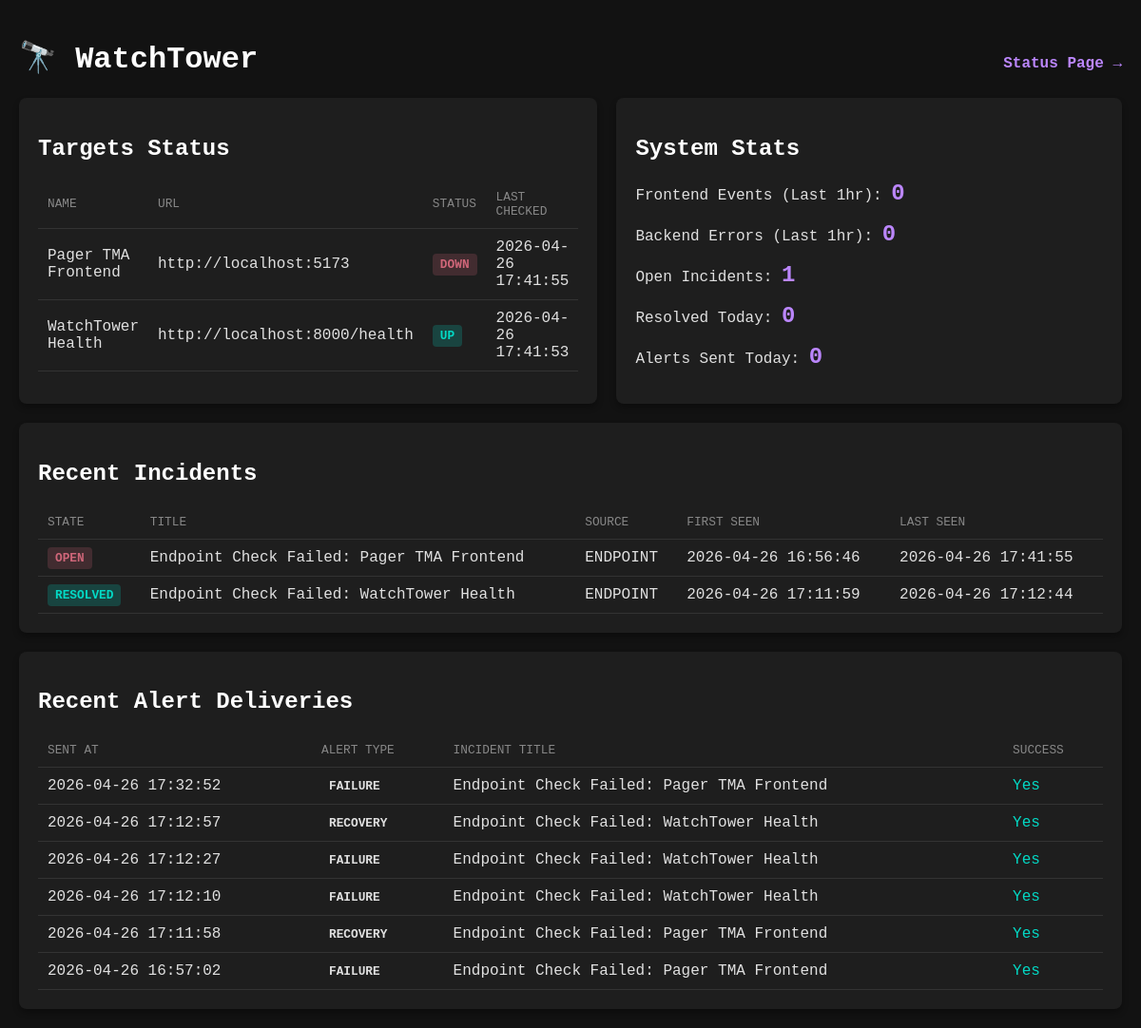
/dashboard, run on the app's committed database.
### watchtower/core/models.py (models this page shows)
class MonitorTarget(Base):
    __tablename__ = "monitor_targets"
    id = Column(Integer, primary_key=True, index=True)
    name = Column(String, nullable=False)
    url = Column(String, nullable=False)
    method = Column(String, default="GET")
    headers_json = Column(JSON, default=dict)
    expected_status = Column(Integer, default=200)
    timeout_s = Column(Integer, default=10)
    interval_s = Column(Integer, default=60)
    enabled = Column(Boolean, default=True)
    created_at = Column(DateTime(timezone=True), server_default=func.now())

class EndpointCheckResult(Base):
    __tablename__ = "endpoint_check_results"
    id = Column(Integer, primary_key=True, index=True)
    target_id = Column(Integer, ForeignKey("monitor_targets.id"), index=True)
    status = Column(String, nullable=False) # UP/DOWN
    http_code = Column(Integer, nullable=True)
    error_class = Column(String, nullable=True)
    response_ms = Column(Float, nullable=True)
    checked_at = Column(DateTime(timezone=True), server_default=func.now())

class Incident(Base):
    __tablename__ = "incidents"
    id = Column(Integer, primary_key=True, index=True)
    key = Column(String, unique=True, index=True, nullable=False) # unique fingerprint
    source_type = Column(String, nullable=False) # ENDPOINT, BACKEND, FRONTEND
    source_id = Column(String, nullable=True)
    title = Column(String, nullable=False)
    severity = Column(String, nullable=False)
    state = Column(String, nullable=False, default="OPEN")
    first_seen = Column(DateTime(timezone=True), server_default=func.now())
    last_seen = Column(DateTime(timezone=True), server_default=func.now(), onupdate=func.now())
    resolved_at = Column(DateTime(timezone=True), nullable=True)
    metadata_json = Column(JSON, default=dict)
    events = relationship("IncidentEvent", back_populates="incident", cascade="all, delete-orphan")
    deliveries = relationship("AlertDelivery", back_populates="incident", cascade="all, delete-orphan")

class AlertDelivery(Base):
    __tablename__ = "alert_deliveries"
    id = Column(Integer, primary_key=True, index=True)
    incident_id = Column(Integer, ForeignKey("incidents.id"), index=True)
    alert_type = Column(String, nullable=False) # FAILURE/RECOVERY
    recipient = Column(String, nullable=False)
    sent_at = Column(DateTime(timezone=True), server_default=func.now())
    success = Column(Boolean, default=False)
    error_msg = Column(Text, nullable=True)
    incident = relationship("Incident", back_populates="deliveries")

### watchtower/api/dashboard.py (the view)
@router.get("/dashboard", response_class=HTMLResponse)
async def dashboard(request: Request, db: Session = Depends(get_db)):
    targets = db.query(MonitorTarget).all()
    recent_incidents = db.query(Incident).order_by(Incident.last_seen.desc()).limit(20).all()
    recent_deliveries = db.query(AlertDelivery).order_by(AlertDelivery.sent_at.desc()).limit(10).all()
    one_hour_ago = datetime.now(timezone.utc) - timedelta(hours=1)
    today_start = datetime.now(timezone.utc).replace(hour=0, minute=0, second=0, microsecond=0)
    frontend_events_count = db.query(FrontendErrorEvent).filter(FrontendErrorEvent.received_at >= one_hour_ago).count()
    backend_events_count = db.query(BackendErrorEvent).filter(BackendErrorEvent.occurred_at >= one_hour_ago).count()
    open_incidents_count = db.query(Incident).filter(Incident.state == IncidentState.OPEN).count()
    resolved_today_count = db.query(Incident).filter(
        Incident.state == IncidentState.RESOLVED,
        Incident.resolved_at >= today_start
    ).count()
    alerts_sent_today = db.query(AlertDelivery).filter(AlertDelivery.sent_at >= today_start).count()
    last_checked_dict = {}
    target_status_dict = {}
    for target in targets:
        latest_check = db.query(EndpointCheckResult).filter(EndpointCheckResult.target_id == target.id).order_by(EndpointCheckResult.checked_at.desc()).first()
        if latest_check:
            last_checked_dict[target.id] = latest_check.checked_at
            target_status_dict[target.id] = latest_check.status
        else:
            last_checked_dict[target.id] = None
            target_status_dict[target.id] = "UNKNOWN"
    return templates.TemplateResponse(
        request=request,
        name="dashboard.html",
        context={
        "request": request,
        "targets": targets,
        "last_checked_dict": last_checked_dict,
        "target_status_dict": target_status_dict,
        "incidents": recent_incidents,
        "deliveries": recent_deliveries,
        "frontend_events_count": frontend_events_count,
        "backend_events_count": backend_events_count,
        "open_incidents_count": open_incidents_count,
        "resolved_today_count": resolved_today_count,
        "alerts_sent_today": alerts_sent_today
    })

### watchtower/templates/dashboard.html (shortened to what this page needs)
<!DOCTYPE html>
<html lang="en">
<head>
</head>
<body>
    <div style="display: flex; justify-content: space-between; align-items: baseline;">
        <h1>🔭 WatchTower</h1>
        <a href="/status" style="color: var(--primary); text-decoration: none; font-weight: bold;">Status Page →</a>
    </div>
    <div class="grid">
        <div class="card">
            <h2>Targets Status</h2>
            <table>
                <thead>
                    <tr><th>Name</th><th>URL</th><th>Status</th><th>Last Checked</th></tr>
                </thead>
                <tbody>
                    {% for target in targets %}
                    <tr>
                        <td>{{ target.name }}</td>
                        <td>{{ target.url }}</td>
                        <td><span class="badge {% if target_status_dict[target.id] == 'UP' %}up{% elif target_status_dict[target.id] == 'DOWN' %}down{% else %}warning{% endif %}">{{ target_status_dict[target.id] }}</span></td>
                        <td>
                            {% if last_checked_dict[target.id] %}
                                {{ last_checked_dict[target.id].strftime('%Y-%m-%d %H:%M:%S') }}
                            {% else %}
                                Never
                            {% endif %}
                        </td>
                    </tr>
                    {% endfor %}
                </tbody>
            </table>
        </div>
        <div class="card">
            <h2>System Stats</h2>
            <p>Frontend Events (Last 1hr): <span class="stat-value" style="font-size:1.5rem;">{{ frontend_events_count }}</span></p>
            <p>Backend Errors (Last 1hr): <span class="stat-value" style="font-size:1.5rem;">{{ backend_events_count }}</span></p>
            <p>Open Incidents: <span class="stat-value" style="font-size:1.5rem;">{{ open_incidents_count }}</span></p>
            <p>Resolved Today: <span class="stat-value" style="font-size:1.5rem;">{{ resolved_today_count }}</span></p>
            <p>Alerts Sent Today: <span class="stat-value" style="font-size:1.5rem;">{{ alerts_sent_today }}</span></p>
        </div>
    </div>
    <div class="card">
        <h2>Recent Incidents</h2>
        <table>
            <thead>
                <tr><th>State</th><th>Title</th><th>Source</th><th>First Seen</th><th>Last Seen</th></tr>
            </thead>
            <tbody>
                {% for inc in incidents %}
                <tr>
                    <td><span class="badge {{ inc.state.lower() }}">{{ inc.state }}</span></td>
                    <td>{{ inc.title }}</td>
                    <td>{{ inc.source_type }}</td>
                    <td>{{ inc.first_seen.strftime('%Y-%m-%d %H:%M:%S') }}</td>
                    <td>{{ inc.last_seen.strftime('%Y-%m-%d %H:%M:%S') }}</td>
                </tr>
                {% endfor %}
            </tbody>
        </table>
    </div>
    <div class="card" style="margin-top: 20px;">
        <h2>Recent Alert Deliveries</h2>
        <table>
            <thead>
                <tr><th>Sent At</th><th>Alert Type</th><th>Incident Title</th><th>Success</th></tr>
            </thead>
            <tbody>
                {% for delivery in deliveries %}
                <tr>
                    <td>{{ delivery.sent_at.strftime('%Y-%m-%d %H:%M:%S') }}</td>
                    <td><span class="badge {{ delivery.alert_type.lower() }}">{{ delivery.alert_type }}</span></td>
                    <td>{{ delivery.incident.title }}</td>
                    <td>
                        {% if delivery.success %}
                        <span style="color: var(--success);">Yes</span>
                        {% else %}
                        <span style="color: var(--error);">No</span>
                        {% endif %}
                    </td>
                </tr>
                {% endfor %}
            </tbody>
        </table>
    </div>
</body>
</html>

### watchtower/templates/dashboard.html (style rules this page uses)
:root { --bg: #121212; --surface: #1e1e1e; --text: #e0e0e0; --primary: #bb86fc; --success: #03dac6; --error: #cf6679; --warning: #ffb74d; }
body { background-color: var(--bg); color: var(--text); font-family: 'SF Mono', Consolas, 'Liberation Mono', Menlo, monospace; margin: 0; padding: 20px; }
h1, h2, h3 { color: #ffffff; }
.grid { display: grid; grid-template-columns: 1fr 1fr; gap: 20px; margin-bottom: 20px; }
.card { background-color: var(--surface); padding: 20px; border-radius: 8px; box-shadow: 0 4px 6px rgba(0,0,0,0.3); }
table { width: 100%; border-collapse: collapse; margin-top: 10px; }
th, td { padding: 10px; text-align: left; border-bottom: 1px solid #333; }
th { color: #888; font-weight: normal; text-transform: uppercase; font-size: 0.8rem; }
.badge { padding: 4px 8px; border-radius: 4px; font-size: 0.8rem; font-weight: bold; }
.up, .resolved { background-color: rgba(3, 218, 198, 0.2); color: var(--success); }
.down, .open { background-color: rgba(207, 102, 121, 0.2); color: var(--error); }
.stat-value { font-size: 2.5rem; font-weight: bold; color: var(--primary); }

### data on the page
MonitorTarget: name "Pager TMA Frontend", url "http://localhost:5173"
EndpointCheckResult: status "DOWN", checked_at "2026-04-26 17:41:55"
MonitorTarget: name "WatchTower Health", url "http://localhost:8000/health"
EndpointCheckResult: status "UP", checked_at "2026-04-26 17:41:53"
Incident: state "OPEN", title "Endpoint Check Failed: Pager TMA Frontend", source_type "ENDPOINT", first_seen "2026-04-26 16:56:46", last_seen "2026-04-26 17:41:55"
Incident: state "RESOLVED", title "Endpoint Check Failed: WatchTower Health", source_type "ENDPOINT", first_seen "2026-04-26 17:11:59", last_seen "2026-04-26 17:12:44"
AlertDelivery: sent_at "2026-04-26 17:32:52", alert_type "FAILURE", incident "Endpoint Check Failed: Pager TMA Frontend", success "Yes"
AlertDelivery: sent_at "2026-04-26 17:12:57", alert_type "RECOVERY", incident "Endpoint Check Failed: WatchTower Health", success "Yes"
AlertDelivery: sent_at "2026-04-26 17:12:27", alert_type "FAILURE", incident "Endpoint Check Failed: WatchTower Health", success "Yes"
AlertDelivery: sent_at "2026-04-26 17:12:10", alert_type "FAILURE", incident "Endpoint Check Failed: WatchTower Health", success "Yes"
AlertDelivery: sent_at "2026-04-26 17:11:58", alert_type "RECOVERY", incident "Endpoint Check Failed: Pager TMA Frontend", success "Yes"
AlertDelivery: sent_at "2026-04-26 16:57:02", alert_type "FAILURE", incident "Endpoint Check Failed: Pager TMA Frontend", success "Yes"

### other printed values
{{ frontend_events_count }} "0"
{{ backend_events_count }} "0"
{{ open_incidents_count }} "1"
{{ resolved_today_count }} "0"
{{ alerts_sent_today }} "0"
